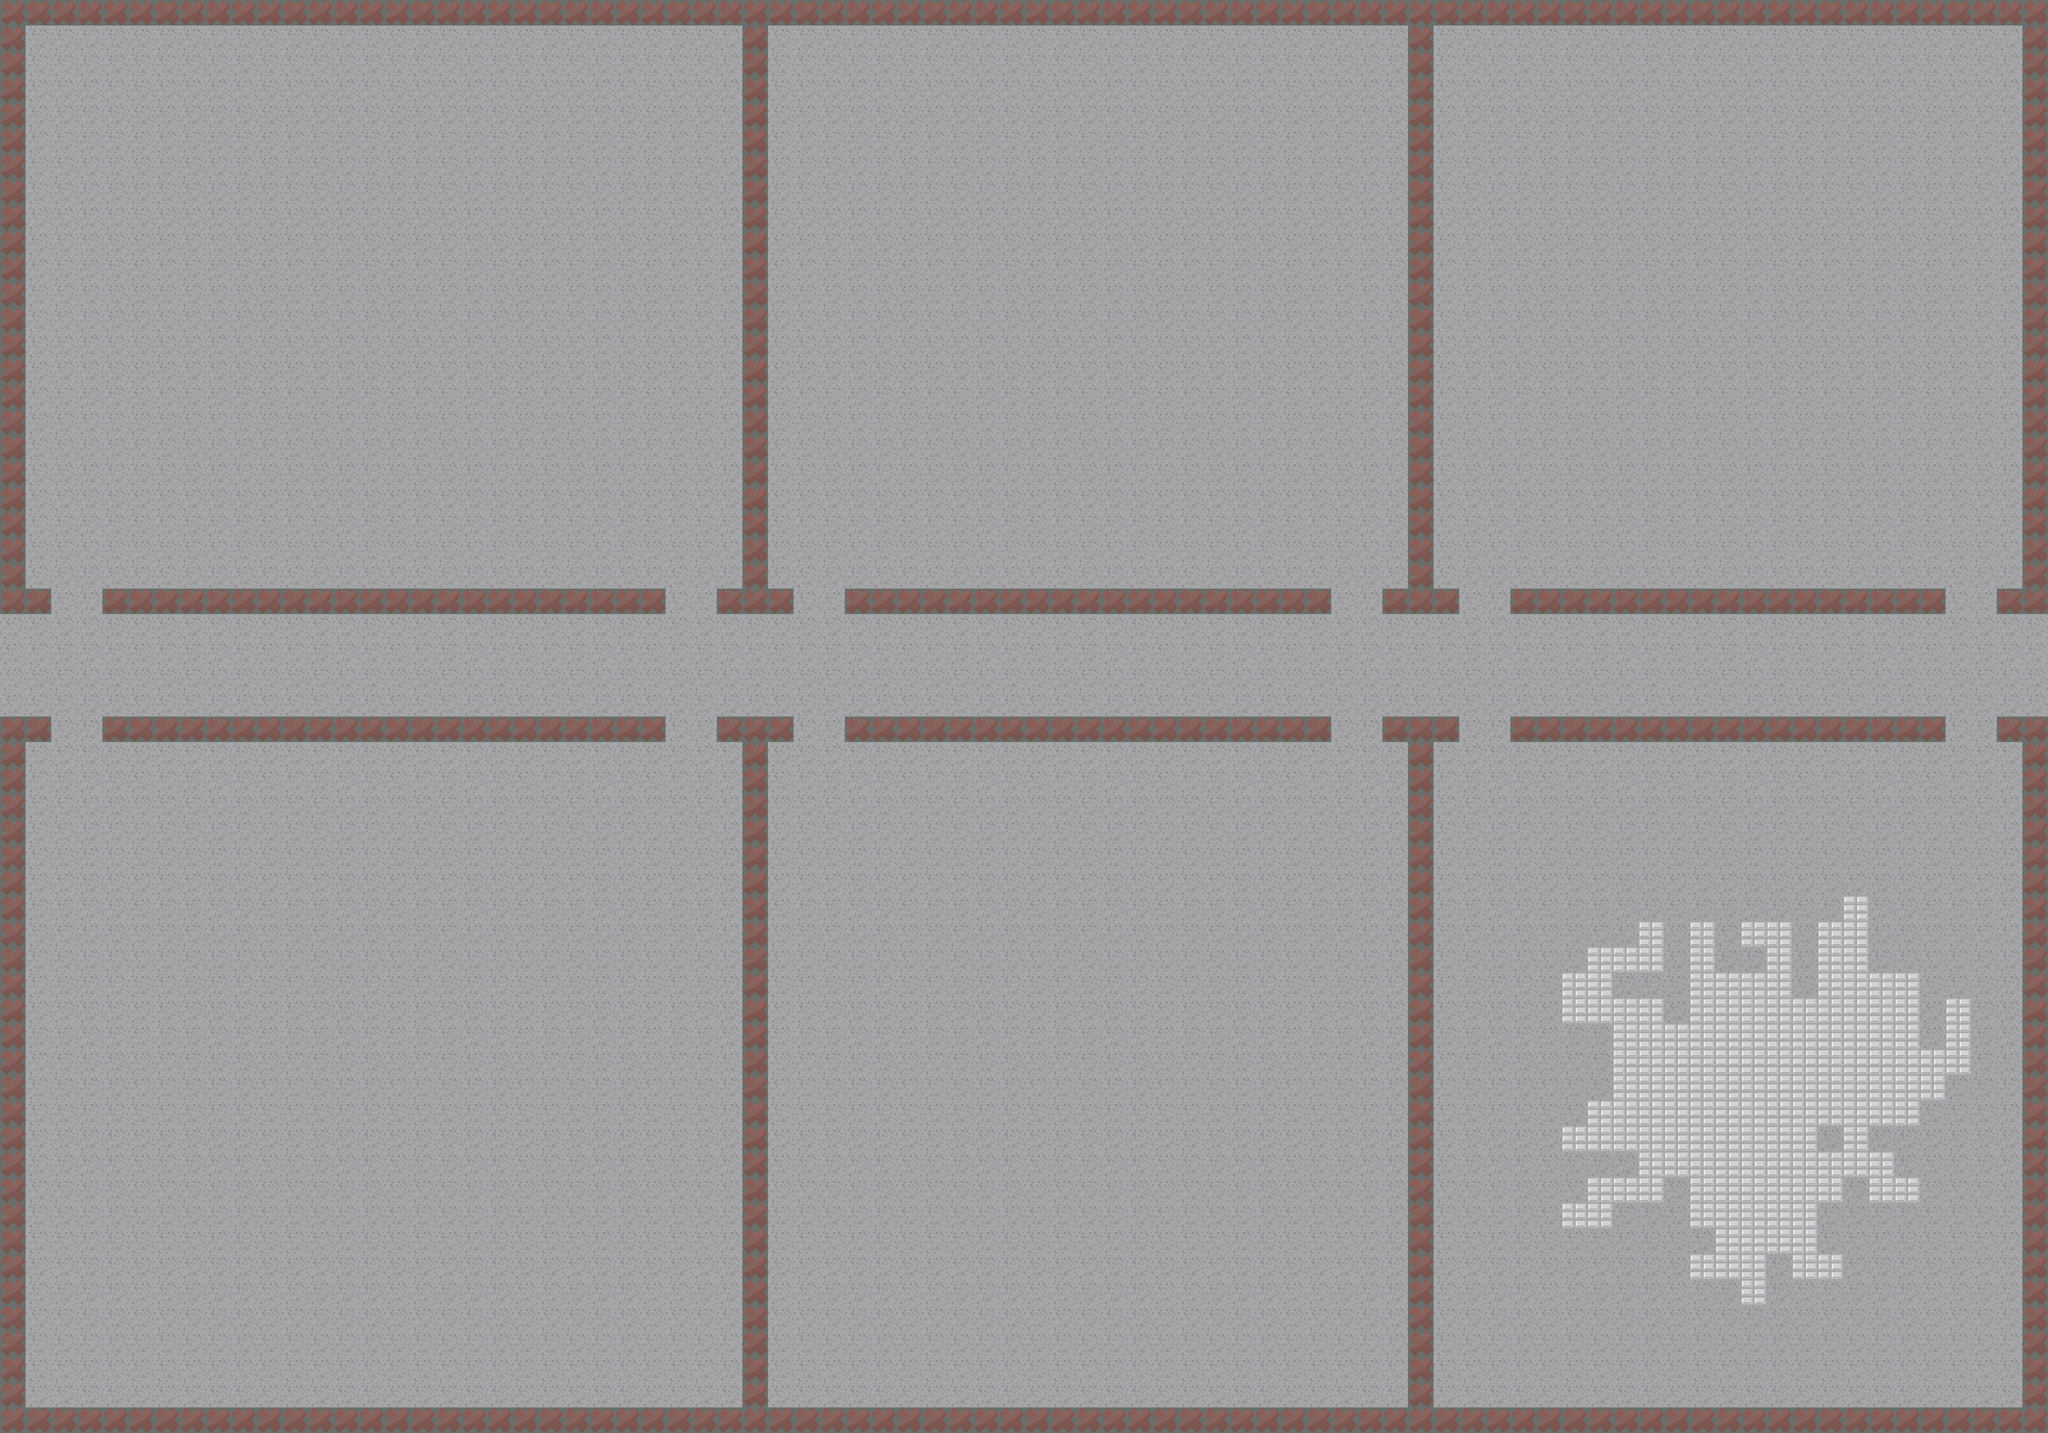

A level layout from a 2D game, rendered from its tile map. Below: a short description, then the map file with tile-grid data replaced by summaries:
An orthogonal 80x56 tile map with 48x48 px tiles, 3 tile layers (L1 Back, L2 Normal, Collision), 3 tilesets and 12 objects (3x RockFlinger-1, 2x LevelObject, 2x StoneGolem-1, 2x EarthGolem-1, 2x StoneWarden-1, ...).

<map version="1.0" orientation="orthogonal" width="80" height="56" tilewidth="48" tileheight="48">
 <properties>
  <property name="music" value="dungeon" />
 </properties>
 <tileset firstgid="1" name="bottom" tilewidth="48" tileheight="48" spacing="2" margin="1">
  <image source="../gfx/simple_tile2.png" width="200" height="150" />
 </tileset>
 <tileset firstgid="13" name="jungle_tiled" tilewidth="48" tileheight="48">
  <image source="../gfx/jungle_tiled.png" width="768" height="576" />
 </tileset>
 <tileset firstgid="205" name="Collision" tilewidth="48" tileheight="48" spacing="2" margin="1">
  <image source="../gfx/collision.png" width="50" height="50" />
 </tileset>
 <layer name="L1 Back" width="80" height="56">
  <data>[4480 cells, 4480 non-empty, 3 distinct tile ids]</data>
 </layer>
 <layer name="L2 Normal" width="80" height="56">
  <data>[4480 cells, 0 non-empty, 0 distinct tile ids]</data>
 </layer>
 <objectgroup name="Events" width="80" height="56">
  <properties>
   <property name="Events" value="true" />
  </properties>
  <object name="Spawn" type="static" x="0" y="1200" width="96" height="96" />
  <object name="Stream" type="LevelObject" x="192" y="1200" width="3456" height="96">
   <properties>
    <property name="asset" value="vortex" />
    <property name="direction" value="right" />
    <property name="strengthFactor" value="0.12" />
   </properties>
  </object>
  <object name="NextLevel" type="LevelObject" x="3792" y="1152" width="48" height="192">
   <properties>
    <property name="direction" value="left" />
   </properties>
  </object>
 </objectgroup>
 <objectgroup name="Enemies" width="80" height="56">
  <properties>
   <property name="Enemies" value="true" />
  </properties>
  <object name="Enemy" type="StoneGolem-1" x="768" y="528" width="24" height="24" />
  <object name="Enemy" type="StoneGolem-1" x="912" y="528" width="24" height="24" />
  <object name="Enemy" type="EarthGolem-1" x="720" y="2064" width="24" height="24" />
  <object name="Enemy" type="EarthGolem-1" x="912" y="1968" width="24" height="24" />
  <object name="Enemy" type="RockFlinger-1" x="2016" y="384" width="24" height="24" />
  <object name="Enemy" type="RockFlinger-1" x="2208" y="384" width="24" height="24" />
  <object name="Enemy" type="RockFlinger-1" x="2124" y="1980" width="24" height="24" />
  <object name="Enemy" type="StoneWarden-1" x="1968" y="1968" width="24" height="24" />
  <object name="Enemy" type="StoneWarden-1" x="2124" y="1980" width="24" height="24" />
 </objectgroup>
 <objectgroup name="Collision" width="80" height="56">
  <properties>
   <property name="Collide" value="true" />
  </properties>
 </objectgroup>
 <objectgroup name="Liquid" width="80" height="56">
  <properties>
   <property name="Liquid" value="true" />
  </properties>
 </objectgroup>
 <layer name="Collision" width="80" height="56" opacity="0.26">
  <data>[4480 cells, 488 non-empty, 1 distinct tile ids]</data>
 </layer>
</map>
